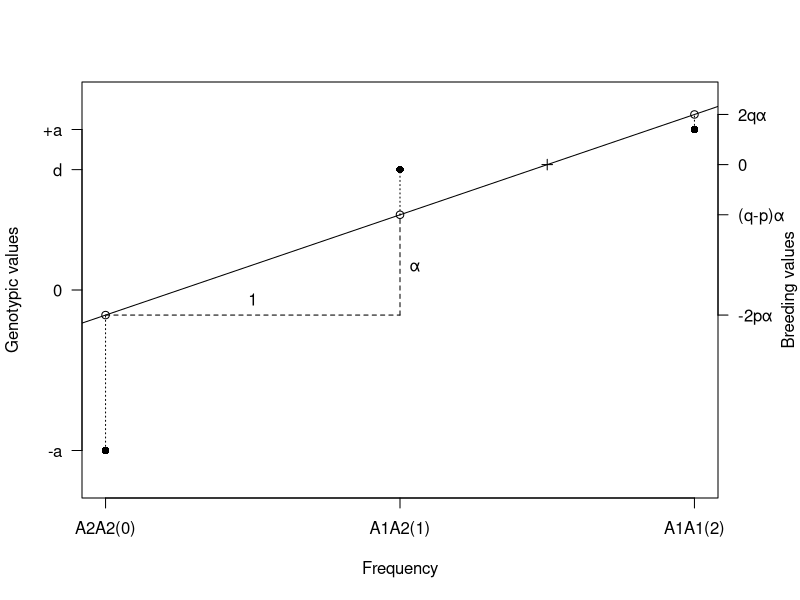

Source code (R):
## ---- chunk 1
## initial the value
a = 1
d=3/4
q=1/4
## calculate other values
p=1-q
population_mean = a*(p-q) + 2*d*p*q  ### population mean
alpha = a + d*(q-p)                  ### the average effect of an allelic substitution
alpha1 = q*alpha                     ### average effect of A1 allele
alpha2 = -p*alpha                    ### average effect of A2 allele
## vectors
genotype = c(0,1,2)                  ### genotype coded by the number of allele A1
genotype_value = c(-a,d,a)           ### gennotypic values
genotype_frq = c(q^2, 2*p*q, p^2)    ### genotype frequence
breeding_value = c(-2*p*alpha,(q-p)*alpha, 2*q*alpha)      ### breeding values for each genotype group
## plot - basic frame
par(mar = c(5,4,4,4) + 0.1)
plot(c(0,2),c(-1.2,1.2),col="white",xaxt="n",yaxt="n",xlab="Frequency",ylab="Genotypic values")
mtext("Breeding values", side = 4, line = 3, cex = par("cex.lab"))
axis(side=2, at=c(genotype_value,0), labels= c("-a","d","+a","0"),las=1)
axis(side=1, at=c(0,1,2),labels=c("A2A2(0)","A1A2(1)","A1A1(2)"))
axis(side = 4, at=c(breeding_value,0)+population_mean, labels= c("-2pα","(q-p)α","2qα","0"),las=1)   ### Breeding value is deviations from the population mean.
## plot - genotypic values
points(genotype, genotype_value,pch=16)
## plot - the regression line, Fisher's decomposition
y = rep(genotype_value,genotype_frq*16)
x = rep(genotype, genotype_frq*16)
lmfit = lm(y~x)
b0 = lmfit$"coeff"[1]
b1 = lmfit$"coeff"[2]
abline(b0,b1)
## plot - some indicating lines, points
points(0,population_mean+2*alpha2)
points(1,population_mean+alpha1+alpha2)
points(2,population_mean+2*alpha1)
lines(c(0,1),c(population_mean+2*alpha2,population_mean+2*alpha2),lty=2)
lines(c(1,1),c(population_mean+2*alpha2,population_mean+alpha1+alpha2),lty=2)
text(0.5,population_mean+2*alpha2+0.1,"1")
text(1.05,population_mean+2*alpha2+0.3,"α")
lines(c(0,0),c(-a,population_mean+2*alpha2),lty=3)
lines(c(1,1),c(population_mean+alpha2+alpha1,d),lty=3)
lines(c(2,2),c(a,population_mean+2*alpha1),lty=3)
points((population_mean-b0)/b1,population_mean, pch=3)  ### population mean
